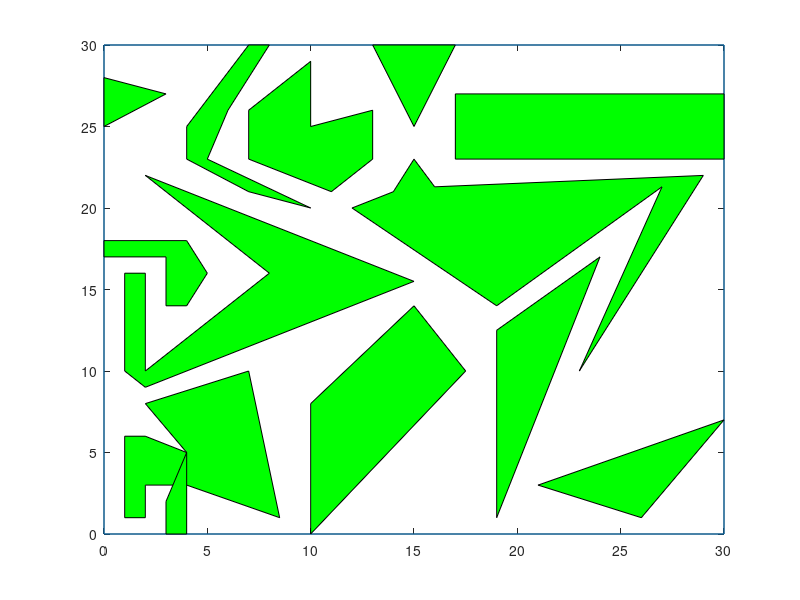

This chart was generated by the following MATLAB code:
function map=map_definition()

Npoly=13;
map.pgx{1}=[2 7 8.5 4 2 2 1 1 2 4 2];
map.pgy{1}=[8 10 1 3 3 1 1 6 6 5 8];
map.pgx{2}=[2 8 2 15 2 1 1 2 2];
map.pgy{2}=[10 16 22 15.5 9 10 16 16 10];
map.pgx{3}=[0 0 3 0];
map.pgy{3}=[25 28 27 25];
map.pgx{4}=[7 7 10 10 13 13 11 7];
map.pgy{4}=[23 26 29 25 26 23 21 23];
map.pgx{5}=[13 17 15 13];
map.pgy{5}=[30 30 25  30];
map.pgx{6}=[17 17 30 30 17];
map.pgy{6}=[23 27 27 23 23];
map.pgx{7}=[12 14 15 16 29 23 27 19 12];
map.pgy{7}=[20 21 23 21.3 22 10 21.3 14 20];
map.pgx{8}=[10 15 17.5 10 10];
map.pgy{8}=[8 14 10 0 8];
map.pgx{9}=[19 24 19 19];
map.pgy{9}=[12.5 17 1 12.5];
map.pgx{10}=[21 30 26 21];
map.pgy{10}=[3 7 1 3];
map.pgx{11}=[4 7 8 6 5 10 7 4 4];
map.pgy{11}=[25 30 30 26 23 20 21 23 25];
map.pgx{12}=[0 0 4 5 4 3 3 0];
map.pgy{12}=[17 18 18 16 14 14 17 17];
map.pgx{13}=[3 3 4 4 3];
map.pgy{13}=[0 2 5 0 0];
map.xrange=[0 30];
map.yrange=[0 30];

figure;
plot([0 30 30 0 0],[0 0 30 30 0]);
hold on

excluded_area=0;

for ii=1:Npoly    
    excluded_area=excluded_area+polyarea(map.pgx{ii},map.pgy{ii});
    fill(map.pgx{ii},map.pgy{ii},'g')
end
hold off

    